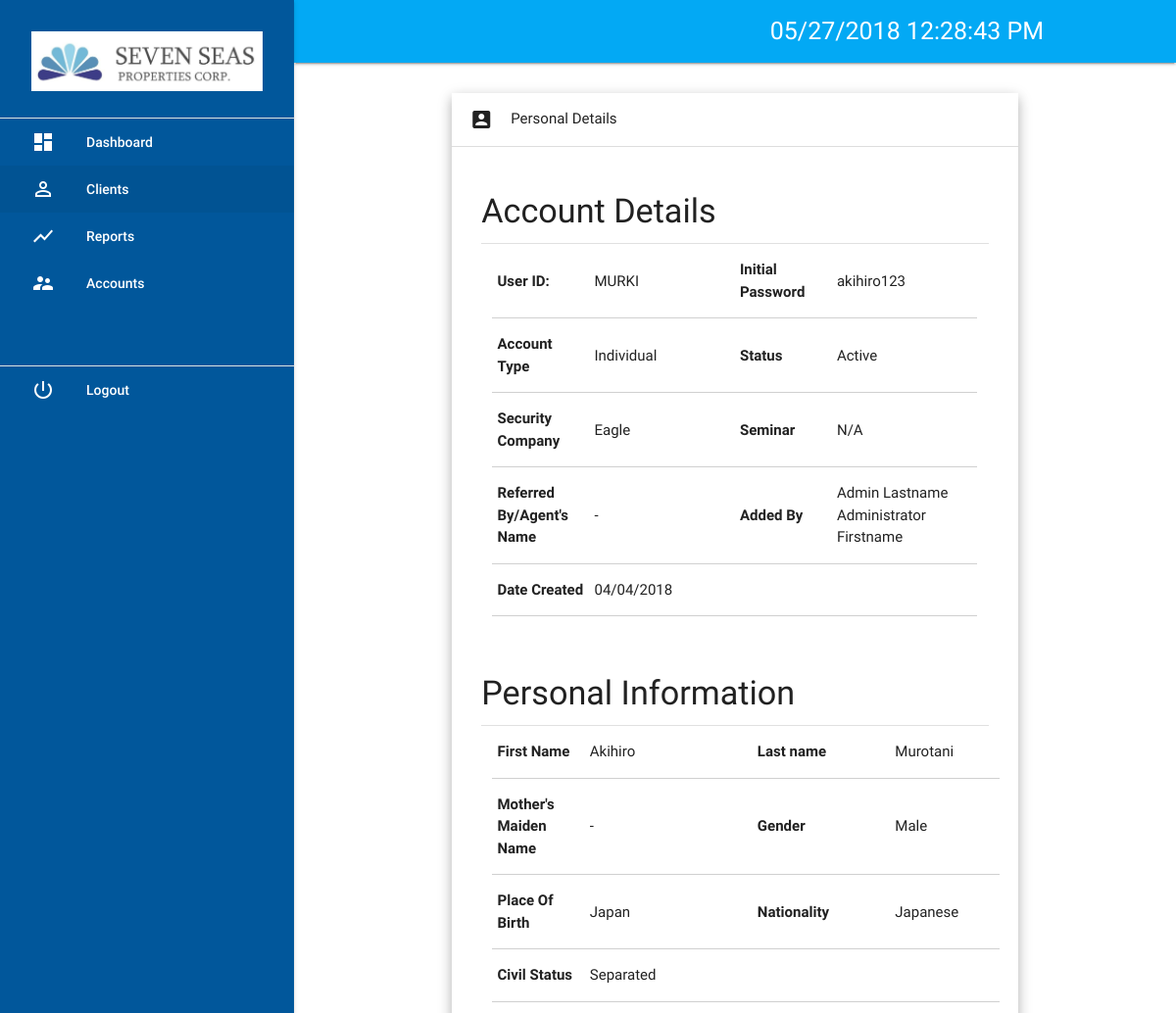
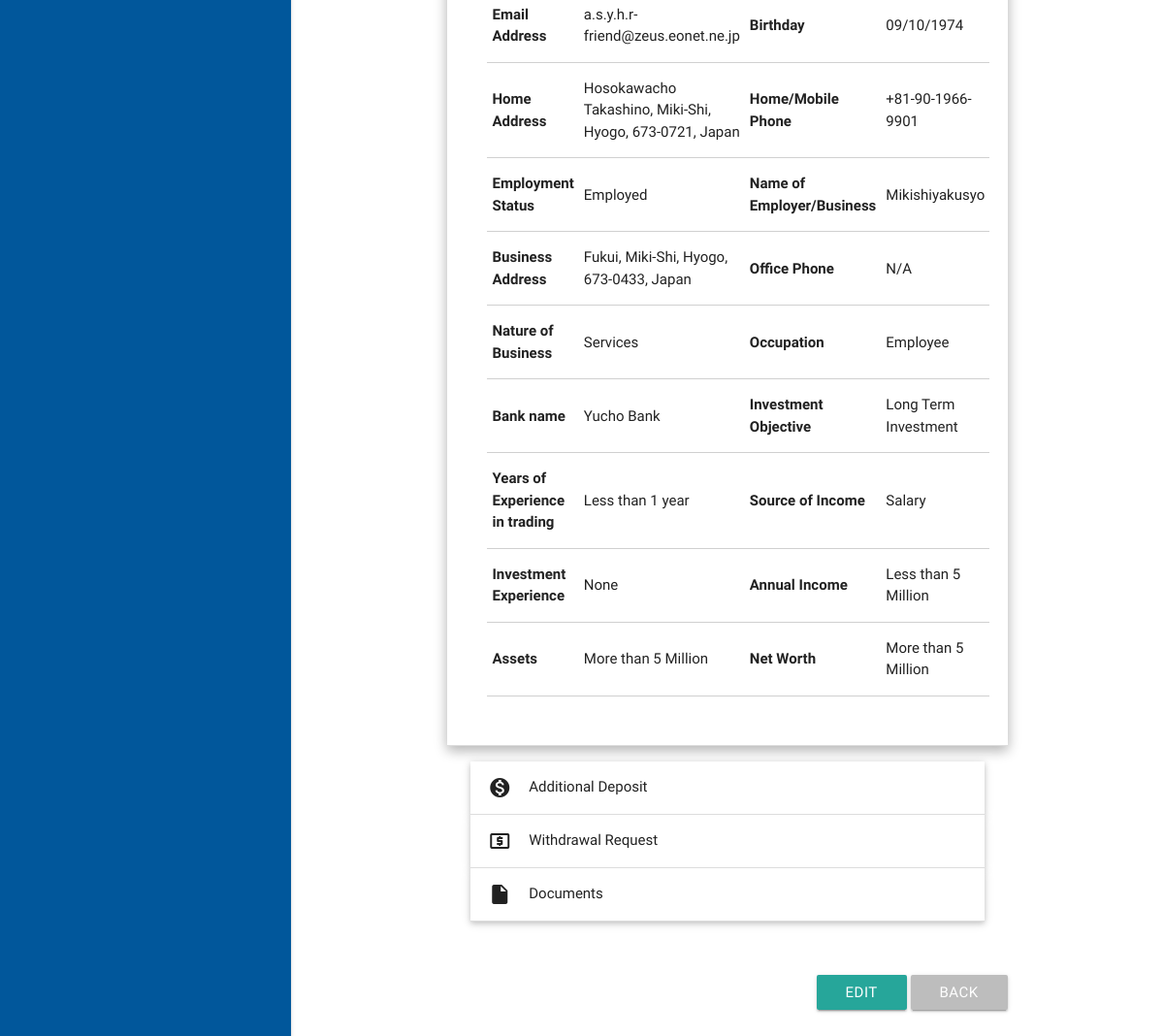
The page /client-details?id=5&personalDetail=1 on the database its author committed (2 pictures, top to bottom).
### tables this page shows
CREATE TABLE `tbl_clients` (
  `id` int(11) NOT NULL,
  `user_id` varchar(255) NOT NULL,
  `initial_password` varchar(40) NOT NULL,
  `status` varchar(255) NOT NULL,
  `account_status` varchar(255) NOT NULL,
  `seminar` varchar(255) NOT NULL,
  `security_company` varchar(255) NOT NULL,
  `referred_by` varchar(255) NOT NULL,
  `security_company1` varchar(255) NOT NULL,
  `userid1` varchar(255) NOT NULL,
  `security_company2` varchar(255) NOT NULL,
  `userid2` varchar(255) NOT NULL,
  `security_company3` varchar(255) NOT NULL,
  `userid3` varchar(255) NOT NULL,
  `remarks_comments` varchar(255) NOT NULL,
  `firstname` varchar(255) NOT NULL,
  `lastname` varchar(255) NOT NULL,
  `mother_mname` varchar(255) NOT NULL,
  `place_of_birth` varchar(255) NOT NULL,
  `nationality` varchar(255) NOT NULL,
  `gender` varchar(10) NOT NULL,
  `email_add` varchar(255) NOT NULL,
  `civil_status` varchar(50) NOT NULL,
  `name_of_spouse` varchar(255) NOT NULL,
  `date_of_birth` varchar(255) NOT NULL,
  `home_address` varchar(255) NOT NULL,
  `mobile_phone` varchar(255) NOT NULL,
  `employee_status` varchar(255) NOT NULL,
  `name_of_employer` varchar(255) NOT NULL,
  `business_address` varchar(255) NOT NULL,
  `office_phone` varchar(255) NOT NULL,
  `nature_of_business` varchar(255) NOT NULL,
  `occupation` varchar(255) NOT NULL,
  `bank_name` varchar(255) NOT NULL,
  `investment_objective` varchar(255) NOT NULL,
  `is_longTermInvestment` tinyint(1) NOT NULL,
  `is_growth` tinyint(1) NOT NULL,
  `is_preservationOfCapital` tinyint(1) NOT NULL,
  `is_speculation` tinyint(1) NOT NULL,
  `years_of_trading` varchar(255) NOT NULL,
  `is_salary` tinyint(1) NOT NULL,
  `is_business_investments` tinyint(1) NOT NULL,
  `is_inheritance` tinyint(1) NOT NULL,
  `is_remittances` tinyint(1) NOT NULL,
  `is_source_income_others` tinyint(1) NOT NULL,
  `other_source_income` varchar(255) NOT NULL,
  `is_time_deposit` tinyint(1) NOT NULL,
  `is_bonds` tinyint(1) NOT NULL,
  `is_stocks` tinyint(1) NOT NULL,
  `is_mutual_fund` tinyint(1) NOT NULL,
  `is_uitf` tinyint(1) NOT NULL,
  `is_none` tinyint(1) NOT NULL,
  `is_investment_exp_others` tinyint(1) NOT NULL,
  `other_investment_exp` varchar(255) NOT NULL,
  `annual_income` varchar(255) NOT NULL,
  `assets` varchar(255) NOT NULL,
  `net_worth` varchar(255) NOT NULL,
  `account_type` varchar(255) NOT NULL,
  `emp_id` int(11) DEFAULT NULL,
  `updatedBy_empID` int(11) NOT NULL,
  `account_update_status` int(11) NOT NULL,
  `corpo_tin` varchar(255) NOT NULL,
  `corpo_sss` varchar(255) NOT NULL,
  `dateUpdated` timestamp NOT NULL DEFAULT CURRENT_TIMESTAMP,
  `dateCreated` timestamp NOT NULL DEFAULT CURRENT_TIMESTAMP
);

CREATE TABLE `tbl_users` (
  `user_id` int(11) NOT NULL,
  `username` varchar(255) NOT NULL,
  `password` varchar(40) NOT NULL,
  `user_type` int(11) NOT NULL,
  `firstname` varchar(255) NOT NULL,
  `lastname` varchar(255) NOT NULL
);

### client-details.php (the view, shortened to what this page needs)
<?php include('includes/mysql_connect.php'); ?>
<?php
$client_id = $_GET['id'];
$query = "SELECT * FROM tbl_clients	 WHERE id = '$client_id'";
$query = $conn->query($query);
$result = $query->fetch_assoc();
$employee_query_id = $result['emp_id'];
$accountStatus = $result['status'];
$emloyee_query = "SELECT * FROM tbl_users WHERE user_id ='$employee_query_id'";
$emloyee_query = $conn->query($emloyee_query);
$emloyee_result = $emloyee_query->fetch_assoc();
$nullHandler = '-'; ?>
<?php include('header.php') ?>
	<div class="section wrap">
		<div class="row">
			<div class="col s8 offset-s2">
				<div class="row">
					<ul class="collapsible popout">
						<li class="">
							<a class="collapsible-header waves-effect waves-grey <?=($_GET['personalDetail'] ? 'active' : '')?>"><i class="material-icons">account_box</i> Personal Details</a>
							<div class="collapsible-body">
								<h4>Account Details</h4>
								<div class="divider"></div>
								<div class="row">
									<div class="col s12">
										<table class="bordered highlight">
											<tr>
												<th width="20%">
													User ID:
												</th>
												<td width="30%">
													<?=($result['user_id']=='' ? $nullHandler : $result['user_id']);?>
												</td>
												<th width="20%">
													Initial Password
												</th>
												<td width="30%">
													<?=($result['initial_password']=='' ? $nullHandler : $result['initial_password']);?>
												</td>
											</tr>
											<tr>
												<th>
													Account Type
												</th>
												<td class="cptlze">
													<?=($result['status']=='' ? $nullHandler : $result['status']);?>
												</td>
												<th>
													Status
												</th>
												<td>
													<?=($result['account_status']=='' ? $nullHandler : $result['account_status']);?>
												</td>
											</tr>
											<tr>
												<th>
													Security Company
												</th>
												<td class="cptlze">
													<?=($result['security_company']=='' ? $nullHandler : $result['security_company']);?>
												</td>
												<th>
													Seminar
												</th>
												<td>
													<?=($result['seminar']=='' ? $nullHandler : $result['seminar']);?>
												</td>
											</tr>
											<tr>
												<th>
													Referred By/Agent's Name
												</th>
												<td class="cptlze">
													<?=($result['referred_by']=='' ? $nullHandler : $result['referred_by']);?>
												</td>
												<th>
													Added By
												</th>
												<td class="cptlze">
													<?=($emloyee_result['lastname']) ?> <?=($emloyee_result['firstname']) ?>
												</td>
											</tr>
											<tr>
												<th>
													Date Created
												</th>
												<td>
													<?=($result['dateCreated']=='' ? $nullHandler : (date('m/d/Y',strtotime($result['dateCreated']))));?>
												</td>
												<th>
												</th>
												<td class="">
												</td>
											</tr>
										</table>
									</div>
								</div><br>
								<h4>Personal Information</h4>
								<div class="divider"></div>
								<div class="row">
									<div class="col s12">
										<table class="bordered highlight">
											<tr class="<?=($accountStatus == 'Corporate') ? 'hide' : '' ?>">
												<th width="20%">
													First Name
												</th>
												<td width="30%" class="cptlze">
													<?=($result['firstname']=='' ? $nullHandler : $result['firstname']);?>
												</td>
												<th width="20%">
													Last name
												</th>
												<td width="30%" class="cptlze">
													<?=($result['lastname']=='' ? $nullHandler : $result['lastname']);?>
												</td>
											</tr>
											<tr class="<?=($accountStatus == 'Corporate') ? 'hide' : '' ?>">
												<th>
													Mother's Maiden Name
												</th>
												<td>
													<?=($result['mother_mname']=='' ? $nullHandler : $result['mother_mname']);?>
												</td>
												<th>
													Gender
												</th>
												<td>
													<?=($result['gender']=='' ? $nullHandler : $result['gender']);?>
												</td>
											</tr>
											<tr class="<?=($accountStatus == 'Corporate') ? 'hide' : '' ?>">
												<th>
													Place Of Birth
												</th>
												<td>
													<?=($result['place_of_birth']=='' ? $nullHandler : $result['place_of_birth']);?>
												</td>
												<th>
													Nationality
												</th>
												<td class="cptlze">
													<?=($result['nationality']=='' ? $nullHandler : $result['nationality']);?>
												</td>
											</tr>
											<tr class="<?=($accountStatus == 'Corporate') ? 'hide' : '' ?>">
												<th>
													Civil Status
												</th>
												<td class="cptlze">
													<?=($result['civil_status']=='' ? $nullHandler : $result['civil_status']);?>
												</td>
												<?php if ($result['civil_status']=="Married"): ?>
													<th>Name Of Spouse</th>
													<td class="cptlze">
														<?=($result['name_of_spouse']=='' ? $nullHandler : $result['name_of_spouse']);?>
													</td>
												<?php else: ?>
													<th>&nbsp;</th>
													<td>&nbsp;</td>
												<?php endif ?>
											</tr>
											<tr class="<?=($accountStatus == 'Corporate') ? 'hide' : '' ?>">
												<th>
													Email Address
												</th>
												<td>
													<?=($result['email_add']=='' ? $nullHandler : $result['email_add']);?>
												</td>
												<th>
													Birthday
												</th>
												<td>
													<?=($result['date_of_birth']=='' ? $nullHandler : (date('m/d/Y',strtotime($result['date_of_birth']))));?>
												</td>
											</tr>
											<tr class="<?=($accountStatus == 'Corporate') ? 'hide' : '' ?>">
												<th>
													Home Address
												</th>
												<td class="cptlze">
													<?=($result['home_address']=='' ? $nullHandler : $result['home_address']);?>
												</td>
												<th>
													Home/Mobile Phone
												</th>
												<td>
													<?=($result['mobile_phone']=='' ? $nullHandler : $result['mobile_phone']);?>
												</td>
											</tr>
											<tr class="<?=($accountStatus == 'Corporate') ? 'hide' : '' ?>">
												<th>
													Employment Status
												</th>
												<td>
													<?=($result['employee_status']=='' ? $nullHandler : $result['employee_status']);?>
												</td>
												<th>
													<?=($result['employee_status']=='Unemployed' ? '' : 'Name of Employer/Business' );?>
												</th>
												<td class="cptlze">
													<?=($result['employee_status']=='Unemployed' ? '' : ($result['name_of_employer']=='' ? $nullHandler : $result['name_of_employer']));?>
												</td>
											</tr>
											<tr class="<?=($result['employee_status']=='Unemployed' ? 'hide' : '' )?> <?=($accountStatus == 'Corporate') ? 'hide' : '' ?>">
												<th>
													Business Address
												</th>
												<td class="cptlze">
													<?=($result['business_address']=='' ? $nullHandler : $result['business_address']);?>
												</td>
												<th>
													Office Phone
												</th>
												<td>
													<?=($result['office_phone']=='' ? $nullHandler : $result['office_phone']);?>
												</td>
											</tr>
											<tr class="<?=($result['employee_status']=='Unemployed' ? 'hide' : '' )?> <?=($accountStatus == 'Corporate') ? 'hide' : '' ?>">
												<th>
													Nature of Business
												</th>
												<td class="cptlze">
													<?=($result['nature_of_business']=='' ? $nullHandler : $result['nature_of_business']);?>
												</td>
												<th>
													Occupation
												</th>
												<td class="cptlze">
													<?=($result['occupation']=='' ? $nullHandler : $result['occupation']);?>
												</td>
											</tr>
											<tr>
												<th class="<?=($accountStatus == 'Corporate') ? 'hide' : '' ?>">
													Bank name
												</th>
												<td class="cptlze <?=($accountStatus == 'Corporate') ? 'hide' : '' ?>">
													<?=($result['bank_name']=='' ? $nullHandler : $result['bank_name']);?>
												</td>
												<th>
													Investment Objective
												</th>
												<td>
													<?php if ($result['is_longTermInvestment'] || $result['is_growth'] || $result['is_preservationOfCapital'] || $result['is_speculation']): ?>
														<ul>
															<li><?=(!$result['is_longTermInvestment'] ? "" : "Long Term Investment")?></li>
														</ul>
													<?php else: ?>
														<?=$nullHandler;?>
													<?php endif ?>
												</td>
											</tr>
											<tr>
												<th>
													Years of Experience in trading
												</th>
												<td>
													<?=($result['years_of_trading']=='' ? $nullHandler : $result['years_of_trading']);?>
												</td>
												<th>
													Source of Income
												</th>
												<td>
													<?php if ($result['is_salary'] || $result['is_business_investments'] || $result['is_inheritance'] || $result['is_remittances'] || $result['is_source_income_others']): ?>
														<ul>
															<li><?=(!$result['is_salary'] ? "" : "Salary")?></li>
														</ul>
													<?php else: ?>
														<?=$nullHandler;?>
													<?php endif ?>
												</td>
											</tr>
											<tr>
												<th>
													Investment Experience
												</th>
												<td>
													<?php if ($result['is_time_deposit'] || $result['is_bonds'] || $result['is_stocks'] || $result['is_mutual_fund'] || $result['is_uitf'] || $result['is_none'] || $result['is_investment_exp_others']): ?>
														<ul>
															<li><?=(!$result['is_none'] ? "" : "None");?></li>
														</ul>
													<?php else: ?>
														<?=$nullHandler;?>
													<?php endif ?>
												</td>
												<th>
													Annual Income
												</th>
												<td>
													<?=($result['annual_income']=='' ? $nullHandler : $result['annual_income']);?>
												</td>
											</tr>
											<tr>
												<th>
													Assets
												</th>
												<td>
													<?=($result['assets']=='' ? $nullHandler : $result['assets']);?>
												</td>
												<th>
													Net Worth
												</th>
												<td>
													<?=($result['net_worth']=='' ? $nullHandler : $result['net_worth']);?>
												</td>
											</tr>
										</table>
									</div>
								</div>
							</div>
						</li>
						<li class="">
							<a class="collapsible-header waves-effect waves-grey <?= (isset($_GET['openADeposit']) ? 'active' : '') ?>"><i class="material-icons">monetization_on</i> Additional Deposit</a>
						</li>
						<li>
							<a class="collapsible-header waves-effect waves-grey <?= (isset($_GET['openWRequest']) ? 'active' : '') ?>"><i class="material-icons">local_atm</i> Withdrawal Request</a>
						</li>
						<li>
							<a class="collapsible-header waves-effect waves-grey <?=($_GET['documents'] ? 'active' : '')?>"><i class="material-icons">insert_drive_file</i> Documents</a>
						</li>
					</ul>
				</div>
			</div>
		</div>
		<div class="row">
			<div class="col s8 offset-s2 right-align">
				<a href="edit-client?id=<?=$client_id?>" class="btn">Edit</a>
				<a href="clients" class="btn grey lighten-1">Back</a>
			</div>
		</div>
	</div>
<?php include('footer.php') ?>

### rows shown on the page
tbl_clients: user "MURKI", initial_password "akihiro123", status "Individual", account_status "Active", security_company "Eagle", seminar "N/A", dateCreated "04/04/2018", firstname "Akihiro", lastname "Murotani", gender "Male", place_of_birth "Japan", nationality "Japanese", civil_status "Separated", email_add "a.s.y.h.r-friend@zeus.eonet.ne.jp", date_of_birth "09/10/1974", home_address "Hosokawacho Takashino, Miki-Shi, Hyogo, 673-0721, Japan", mobile_phone "+81-90-1966-9901", employee_status "Employed", name_of_employer "Mikishiyakusyo", business_address "Fukui, Miki-Shi, Hyogo, 673-0433, Japan", office_phone "N/A", nature_of_business "Services", occupation "Employee", bank_name "Yucho Bank", years_of_trading "Less than 1 year", annual_income "Less than 5 Million", assets "More than 5 Million", net_worth "More than 5 Million"
tbl_users: lastname "Admin Lastname", firstname "Administrator Firstname"

### other values the page prints
$nullHandler "-"
